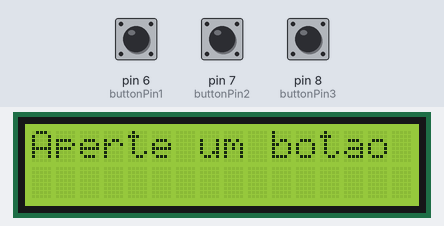
A sketch run on a simulated Arduino Uno, built with avr-gcc and run on an emulated ATmega328P. Parts: 16×2 character LCD. The test bench sets the inputs (shaded band); at power-on: pin 6 (buttonPin1) HIGH, pin 7 (buttonPin2) HIGH, pin 8 (buttonPin3) HIGH.

Above: at 1.2 s.
1.3 s: pin 6 (buttonPin1) pulled LOW for 3.2 s
At 1.9 s:
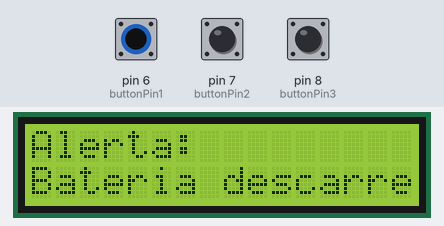
7.5 s: pin 7 (buttonPin2) pulled LOW for 0.15 s
At 8.6 s:
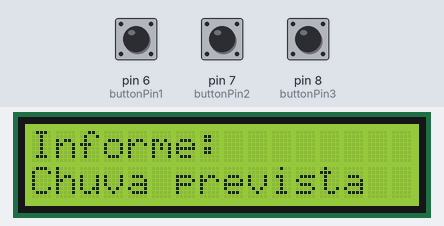
10.6 s: pin 8 (buttonPin3) pulled LOW for 0.15 s
At 11.3 s:
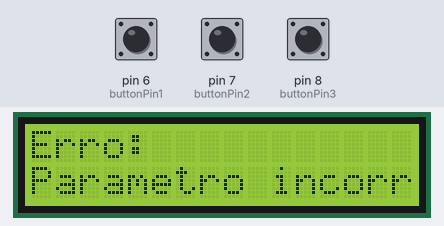
13.7 s: pin 8 (buttonPin3) pulled LOW for 1 s
17.7 s: pin 8 (buttonPin3) pulled LOW for 3.2 s
Timing chart, 0 to 20.7 s (numbered marks = the images above; inputs shaded):
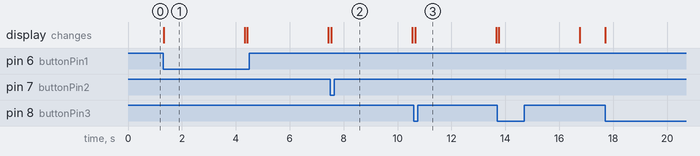

The sketch:

Mensagemled.ino
```cpp
#include <LiquidCrystal.h>

// Define os pinos do LCD
const int rs = 12, en = 11, d4 = 5, d5 = 4, d6 = 3, d7 = 2;
LiquidCrystal lcd(rs, en, d4, d5, d6, d7);
// Define os pinos dos botões
const int buttonPin1 = 6;
const int buttonPin2 = 7;
const int buttonPin3 = 8;
// Variável para armazenar a mensagem atual
int mensagem;
// Define uma mensagem do tipo struct
struct Message {
  String text;
  String type;
};
//Aqui está nossa matriz de mensagens
Message messages[3] = {
  {"Bateria descarregando", "Alerta"},
  {"Chuva prevista", "Informe"},
  {"Parametro incorreto", "Erro"}
};

// Função para exibir uma mensagem no LCD
void displayMessage(int index) {
  lcd.clear();
  lcd.setCursor(0, 0);
  lcd.print(messages[index].type + ":");
  lcd.setCursor(0, 1);
  lcd.print(messages[index].text);
}

void setup() {
  // Inicializa o LCD
  lcd.begin(16, 2);
  // Aqui os botões de acionamento são adicionados
  pinMode(buttonPin1, INPUT_PULLUP);
  pinMode(buttonPin2, INPUT_PULLUP);
  pinMode(buttonPin3, INPUT_PULLUP);
}

void loop() {

  // A mensagem se botão 1 for pressionado
  if (digitalRead(buttonPin1) == LOW) {
    mensagem = 0;
    displayMessage(mensagem);
    delay(3000); //Tempo de exibição da mensagem
  }

  // A mensagem se botão 2 for pressionado
  if (digitalRead(buttonPin2) == LOW) {
    mensagem = 1;
    displayMessage(mensagem);
    delay(3000); //Tempo de exibição da mensagem
  }

  // A mensagem se botão 3 for pressionado
  if (digitalRead(buttonPin3) == LOW) {
    mensagem = 2;
    displayMessage(mensagem);
    delay(3000); //Tempo de exibição da mensagem
  }
  else {
    lcd.clear();
    lcd.setCursor(0, 0);
    lcd.print("Aperte um botao");
    delay(100); // Tempo de exibição da mensagem
  }
}
```

Measured:
- after the input at 1.3 s, the display: changes at once (image 1)
- after the input at 7.5 s, the display: changes at once (image 2)
- after the input at 10.6 s, the display: changes after 0.05 s (image 3)
- what the display in image 1 shows lasts 3.0 s, from 1.3 s to 4.3 s
